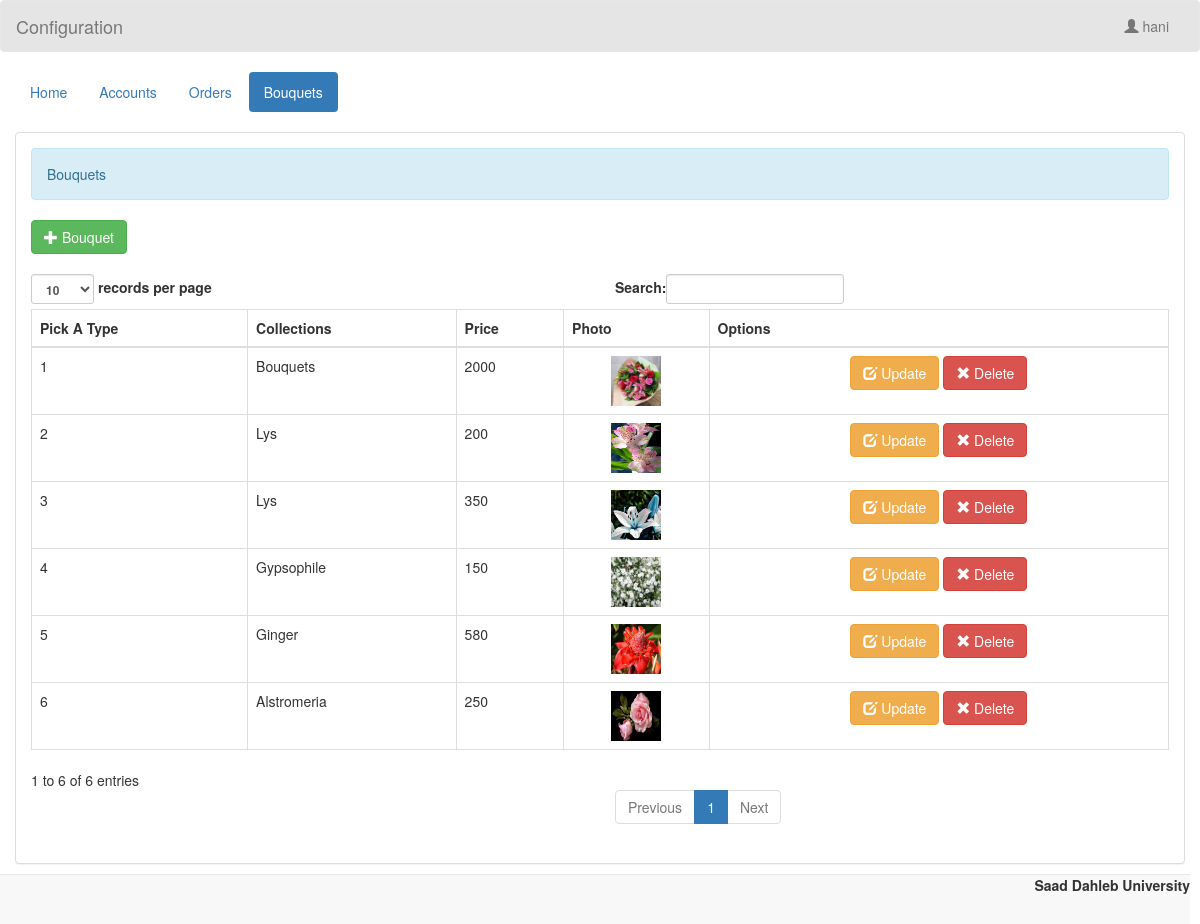
The page /admin/room.php (signed in) on the database its author committed.
### tables this page shows
CREATE TABLE `room` (
  `room_id` int(11) NOT NULL,
  `room_type` varchar(50) NOT NULL,
  `cat` varchar(50) NOT NULL,
  `price` varchar(11) NOT NULL,
  `photo` varchar(100) NOT NULL
);

### admin/name.php (called while the page is built)
<?php
	require 'connect.php';
	$query = $conn->query("SELECT * FROM `admin` WHERE `admin_id` = '$_SESSION[admin_id]'") or die(mysqli_error());
	$fetch = $query->fetch_array();
	$name = $fetch['name'];
?>

### admin/room.php (the view, shortened to what this page needs)
<!DOCTYPE html>
<?php
	require 'name.php';
?>
<html lang = "en">
	<head>
		<link rel = "stylesheet" type = "text/css" href = "../css/bootstrap.css " />
		<link rel = "stylesheet" type = "text/css" href = "../css/style.css" />
	</head>
<body>
	<nav style = "background-color:rgba(0, 0, 0, 0.1);" class = "navbar navbar-default">
		<div  class = "container-fluid">
			<div class = "navbar-header">
				<a class = "navbar-brand" >Configuration</a>
			</div>
			<ul class = "nav navbar-nav pull-right ">
				<li class = "dropdown">
					<a class="dropdown-toggle" data-toggle="dropdown" role="button" aria-haspopup="true" aria-expanded="false"><i class = "glyphicon glyphicon-user"></i> <?php echo $name;?></a>
				</li>
			</ul>
		</div>
	</nav>
	<div class = "container-fluid">
		<ul class = "nav nav-pills">
			<li><a href = "home.php">Home</a></li>
			<li><a href = "account.php">Accounts</a></li>
			<li><a href = "reserve.php">Orders</a></li>
			<li class = "active"><a href = "room.php">Bouquets</a></li>
		</ul>
	</div>
	<br />
	<div class = "container-fluid">
		<div class = "panel panel-default">
			<div class = "panel-body">
				<div class = "alert alert-info">Bouquets</div>
				<a class = "btn btn-success" href = "add_room.php"><i class = "glyphicon glyphicon-plus"></i> Bouquet</a>
				<br />
				<br />
				<table id = "table" class = "table table-bordered">
					<thead>
						<tr>
							<th>Pick A Type</th>
							<th>Collections</th>
							<th>Price</th>
							<th>Photo</th>
							<th>Options</th>
						</tr>
					</thead>
					<tbody>
					<?php
						$query = $conn->query("SELECT * FROM `room`") or die(mysqli_error());
						while($fetch = $query->fetch_array()){
					?>
						<tr>
							<td><?php echo $fetch['room_type']?></td>
							<td><?php echo $fetch['cat']?></td>
							<td><?php echo $fetch['price']?></td>
							<td><center><img src = "../photo/<?php echo $fetch['photo']?>" height = "50" width = "50"/></center></td>
							<td><center><a class = "btn btn-warning" href = "edit_room.php?room_id=<?php echo $fetch['room_id']?>"><i class = "glyphicon glyphicon-edit"></i> Update</a> <a class = "btn btn-danger" onclick = "confirmationDelete(this); return false;" href = "delete_room.php?room_id=<?php echo $fetch['room_id']?>"><i class = "glyphicon glyphicon-remove"></i> Delete</a></center></td>
						</tr>
					<?php
						}
					?>
					</tbody>
				</table>
			</div>
		</div>
	</div>
	<br />
	<br />
	<div style = "text-align:right; margin-right:10px;" class = "navbar navbar-default navbar-fixed-bottom">
		<label>Saad Dahleb University</label>
	</div>
</body>
</html>

### rows shown on the page
room: room_type "1", cat "Bouquets", price "2000", photo (picture)
room: room_type "2", cat "Lys", price "200", photo (picture)
room: room_type "3", cat "Lys", price "350", photo (picture)
room: room_type "4", cat "Gypsophile", price "150", photo (picture)
room: room_type "5", cat "Ginger", price "580", photo (picture)
room: room_type "6", cat "Alstromeria", price "250", photo (picture)

### other values the page prints
$name "hani"
